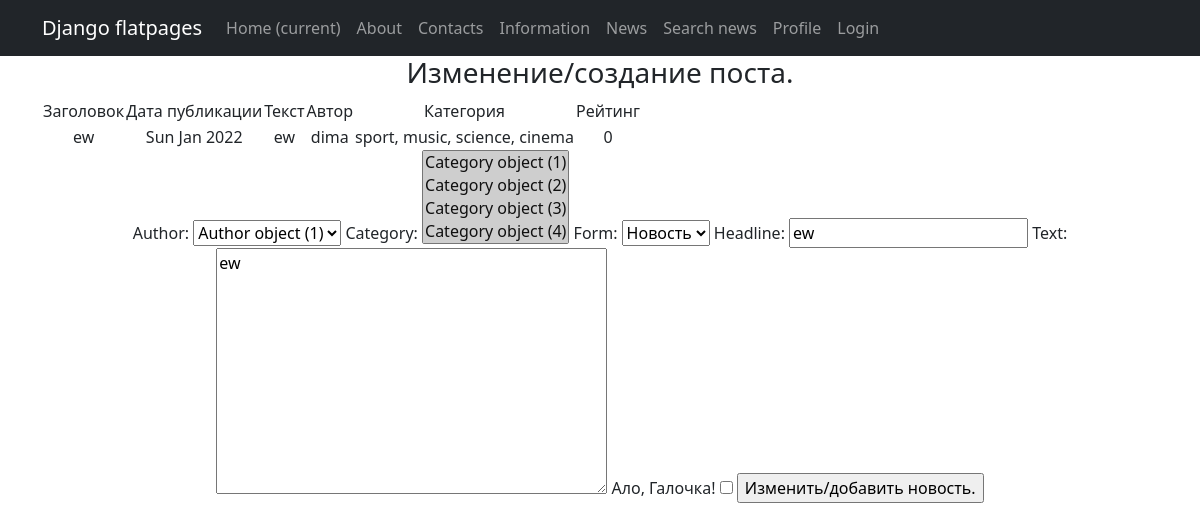
/news/edit/31/ (signed in), run on the app's committed database.
### news_portal/models.py (models this page shows, shortened)
class Post(models.Model):
    author = models.ForeignKey(Author, on_delete=models.CASCADE)
    category = models.ManyToManyField(Category, through='PostCategory')
    article = 'article'
    news = 'news'
    list1 = [(article, 'Статья'), (news, 'Новость')]
    form = models.CharField(choices=list1, default=news, max_length=7)
    publication_date_and_time = models.DateTimeField(auto_now_add=True)
    headline = models.CharField(max_length=128)
    text = models.TextField()
    rating = models.IntegerField(default=0)
    def get_category_names(self):
        result = []
        for category in self.category.all():
            result.append(category.name)
        return ', '.join(result)

class Author(models.Model):
    user = models.OneToOneField(User, on_delete=models.CASCADE)
    rating = models.IntegerField(default=0)

class Category(models.Model):
    name = models.CharField(max_length=128, unique=True)

### news_portal/views.py (the view)
# urls.py: path('edit/<int:pk>/', PostEditView.as_view(), name='post_edit'),
class PostEditView(PermissionRequiredMixin, UpdateView):
    permission_required = ('news_portal.change_post',)
    model = Post
    template_name = 'post_add_edit.html'
    context_object_name = 'item'
    queryset = Post.objects.all()
    form_class = PostForm
    success_url = '/news/search/'

### news_portal/forms.py
class PostForm(ModelForm):
    check_box = BooleanField(label='Ало, Галочка!')
    class Meta:
        model = Post
        fields = ['author', 'category', 'form', 'headline', 'text', 'check_box']

### news_portal/templatetags/custom_filters.py (called while the page is built)
@register.filter(name='censor')
def censor(value):
    list_of_bad_words = ['suka', 'blyat', 'debil', 'blya']
    for bad_word in list_of_bad_words:
        while True:
            if bad_word in value:
                value = value.replace(bad_word, '*' * len(bad_word))
            else:
                break
    return value

### project/templates/post_add_edit.html (shortened to what this page needs)
{% extends 'flatpages/default.html' %}
{% load custom_filters %}
{% block content %}
<h3>Изменение/создание поста.</h3>
{% if item %}
        <table>
            <tr>
                <td>
                    Заголовок
                </td>
                <td>
                    Дата публикации
                </td>
                <td>
                    Текст
                </td>
                <td>
                    Автор
                </td>
                <td>
                    Категория
                </td>
                <td>
                    Рейтинг
                </td>
            </tr>
            <tr>
                <td>
                    {{ item.headline|censor }}
                </td>
                <td>
                    {{ item.publication_date_and_time|date:'D M Y' }}
                </td>
                <td>
                    {{ item.text|censor }}
                </td>
                <td>
                    {{ item.author.user.username }}
                </td>
                <td>
                    {{ item.get_category_names }}
                </td>
                <td>
                    {{ item.rating }}
                </td>
            </tr>
        </table>
    {% else %}
        <h2>Создание поста.</h2>
    {% endif %}
<form method="POST">
    {{ form }}
    <input type="submit" value="Изменить/добавить новость.">
</form>
{% endblock content %}

### data on the page
Post: headline|censor "ew", publication_date_and_time "Sun Jan 2022", text|censor "ew", author.user.username "dima", get_category_names "sport, music, science, cinema", rating "0", author "Author object (1)", form "Новость", headline "ew", text "ew"
